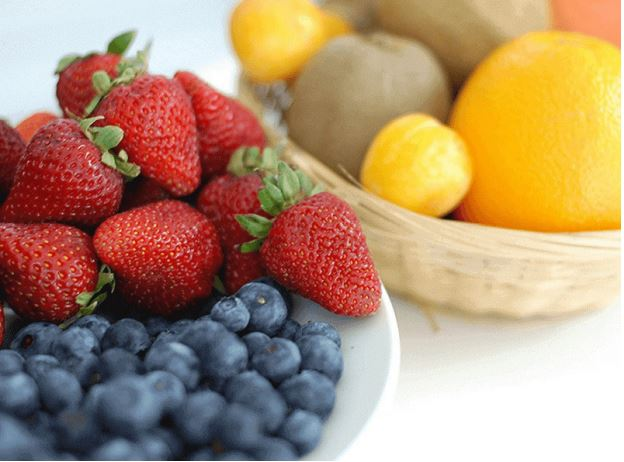
#> input picture imagem/frutas.JPG, 624 x 462 px, found by its file name
$ python canaisHSV.py
#> lines starting #> are read from the running program, lines starting #| are printed output that depends on the picture
import cv2

imagem = cv2.imread('./imagem/frutas.jpg')
#> imagem is the input picture: shape (462, 624, 3); mean B, G, R 115.1, 144.7, 176.9

img_hsv = cv2.cvtColor(imagem, cv2.COLOR_RGB2HSV)
#> img_hsv: shape (462, 624, 3); mean H, S, V 74.7, 112.9, 185.1
matiz, saturacao, valor = cv2.split(img_hsv)
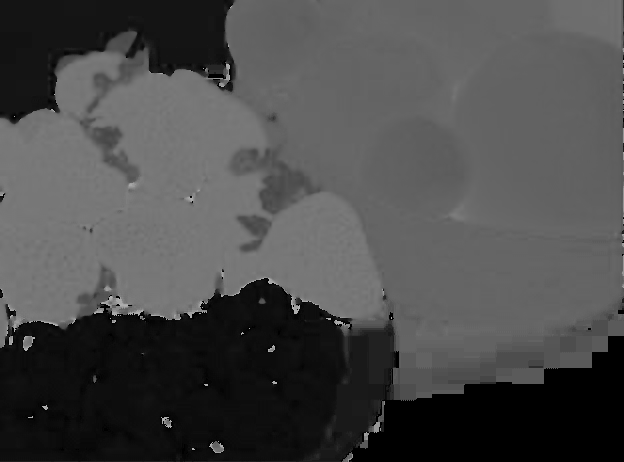
#> matiz: shape (462, 624); min 0, max 178, mean 74.7
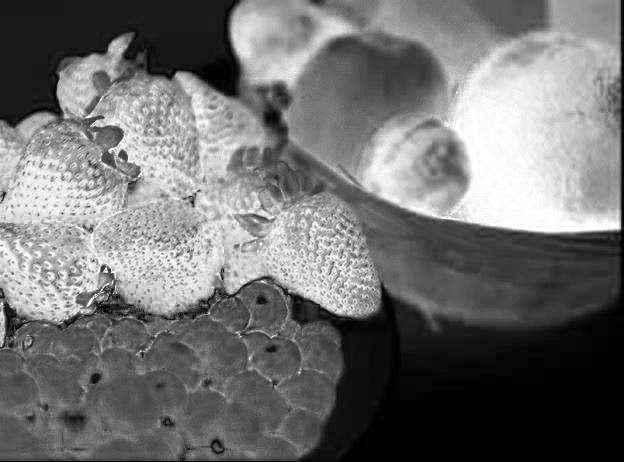
#> saturacao: shape (462, 624); min 0, max 255, mean 112.9
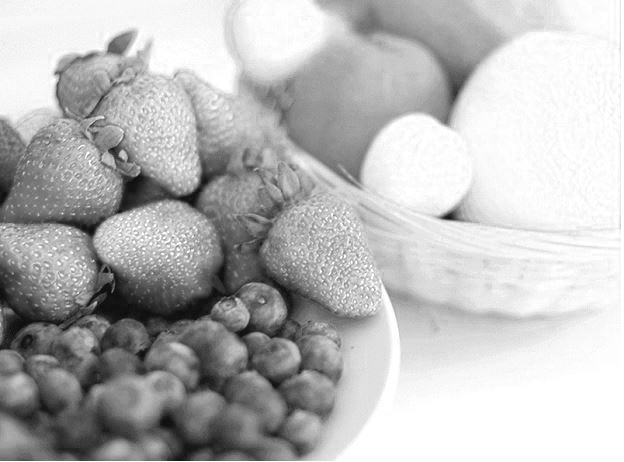
#> valor: shape (462, 624); min 3, max 255, mean 185.1

cv2.imshow('canal H', matiz)
cv2.imshow('canal S', saturacao)
cv2.imshow('Canal V', valor)

cv2.waitKey(0)
cv2.destroyAllWindows()
